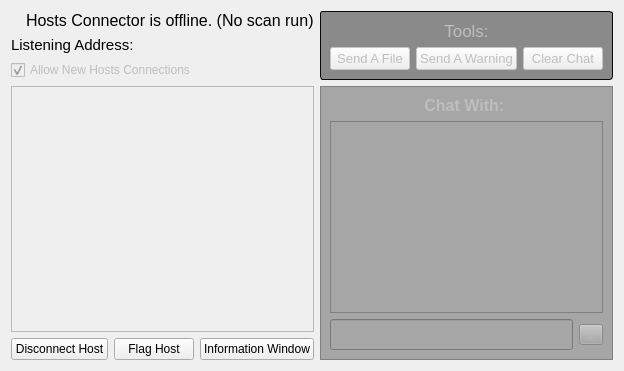
      <widget class="QWidget" name="connected_hosts_screen">
       <layout class="QGridLayout" name="gridLayout_3">
        <item row="0" column="0" rowspan="2">
         <layout class="QVBoxLayout" name="verticalLayout_8">
          <item>
           <layout class="QHBoxLayout" name="horizontalLayout_10">
            <item>
             <widget class="QLabel" name="status_image_label">
              <property name="sizePolicy">
               <sizepolicy hsizetype="Maximum" vsizetype="Maximum">
                <horstretch>0</horstretch>
                <verstretch>0</verstretch>
               </sizepolicy>
              </property>
              <property name="maximumSize">
               <size>
                <width>40</width>
                <height>40</height>
               </size>
              </property>
              <property name="text">
               <string/>
              </property>
              <property name="pixmap">
               <pixmap>../../icons/red_dot.png</pixmap>
              </property>
              <property name="scaledContents">
               <bool>true</bool>
              </property>
              <property name="alignment">
               <set>Qt::AlignRight|Qt::AlignTrailing|Qt::AlignVCenter</set>
              </property>
             </widget>
            </item>
            <item>
             <widget class="QLabel" name="status_label">
              <property name="sizePolicy">
               <sizepolicy hsizetype="Minimum" vsizetype="Preferred">
                <horstretch>0</horstretch>
                <verstretch>0</verstretch>
               </sizepolicy>
              </property>
              <property name="font">
               <font>
                <pointsize>12</pointsize>
               </font>
              </property>
              <property name="text">
               <string>Hosts Connector is offline. (No scan run)</string>
              </property>
             </widget>
            </item>
           </layout>
          </item>
          <item>
           <widget class="QLabel" name="listening_address_label">
            <property name="font">
             <font>
              <pointsize>11</pointsize>
             </font>
            </property>
            <property name="text">
             <string>Listening Address:</string>
            </property>
           </widget>
          </item>
          <item>
           <layout class="QHBoxLayout" name="horizontalLayout_11">
            <item>
             <widget class="QCheckBox" name="allow_new_hosts_connections_checkbox">
              <property name="enabled">
               <bool>false</bool>
              </property>
              <property name="text">
               <string>Allow New Hosts Connections</string>
              </property>
              <property name="checked">
               <bool>true</bool>
              </property>
             </widget>
            </item>
           </layout>
          </item>
          <item>
           <widget class="QListWidget" name="connected_hosts_listWidget">
            <property name="enabled">
             <bool>false</bool>
            </property>
            <property name="sizePolicy">
             <sizepolicy hsizetype="Preferred" vsizetype="MinimumExpanding">
              <horstretch>0</horstretch>
              <verstretch>0</verstretch>
             </sizepolicy>
            </property>
            <property name="styleSheet">
             <string notr="true">font: 11pt &quot;MS Shell Dlg 2&quot;;</string>
            </property>
            <property name="iconSize">
             <size>
              <width>24</width>
              <height>24</height>
             </size>
            </property>
           </widget>
          </item>
          <item>
           <layout class="QHBoxLayout" name="horizontalLayout_12">
            <item>
             <widget class="QPushButton" name="disconnect_host_button">
              <property name="enabled">
               <bool>true</bool>
              </property>
              <property name="text">
               <string>Disconnect Host</string>
              </property>
             </widget>
            </item>
            <item>
             <widget class="QPushButton" name="flag_host_button">
              <property name="enabled">
               <bool>true</bool>
              </property>
              <property name="text">
               <string>Flag Host</string>
              </property>
             </widget>
            </item>
            <item>
             <widget class="QPushButton" name="info_win_button">
              <property name="enabled">
               <bool>true</bool>
              </property>
              <property name="text">
               <string>Information Window</string>
              </property>
             </widget>
            </item>
           </layout>
          </item>
         </layout>
        </item>
        <item row="0" column="1">
         <widget class="QFrame" name="tools_frame">
          <property name="enabled">
           <bool>false</bool>
          </property>
          <property name="styleSheet">
           <string notr="true">QFrame {
	background-color: rgb(138, 138, 138);
	border-width: 1;
	border-radius: 3;
	border-style: solid;
	border-color: rgb(10, 10, 10)
}</string>
          </property>
          <property name="frameShape">
           <enum>QFrame::StyledPanel</enum>
          </property>
          <property name="frameShadow">
           <enum>QFrame::Raised</enum>
          </property>
          <layout class="QGridLayout" name="gridLayout_5">
           <item row="0" column="0">
            <layout class="QVBoxLayout" name="verticalLayout_7">
             <item>
              <widget class="QLabel" name="label">
               <property name="font">
                <font>
                 <family>Segoe UI</family>
                 <pointsize>13</pointsize>
                </font>
               </property>
               <property name="styleSheet">
                <string notr="true">border:none;</string>
               </property>
               <property name="text">
                <string>Tools:</string>
               </property>
               <property name="alignment">
                <set>Qt::AlignCenter</set>
               </property>
              </widget>
             </item>
             <item>
              <layout class="QHBoxLayout" name="horizontalLayout_8">
               <item>
                <widget class="QPushButton" name="send_file_button">
                 <property name="font">
                  <font>
                   <family>Segoe UI</family>
                   <pointsize>10</pointsize>
                  </font>
                 </property>
                 <property name="text">
                  <string>Send A File</string>
                 </property>
                </widget>
               </item>
               <item>
                <widget class="QPushButton" name="send_warning_button">
                 <property name="font">
                  <font>
                   <family>Segoe UI</family>
                   <pointsize>10</pointsize>
                  </font>
                 </property>
                 <property name="text">
                  <string>Send A Warning</string>
                 </property>
                </widget>
               </item>
               <item>
                <widget class="QPushButton" name="clear_host_chat_button">
                 <property name="font">
                  <font>
                   <family>Segoe UI</family>
                   <pointsize>10</pointsize>
                  </font>
                 </property>
                 <property name="text">
                  <string>Clear Chat</string>
                 </property>
                </widget>
               </item>
              </layout>
             </item>
            </layout>
           </item>
          </layout>
         </widget>
        </item>
        <item row="1" column="1">
         <widget class="QFrame" name="chat_frame">
          <property name="enabled">
           <bool>false</bool>
          </property>
          <property name="sizePolicy">
           <sizepolicy hsizetype="Expanding" vsizetype="Expanding">
            <horstretch>0</horstretch>
            <verstretch>0</verstretch>
           </sizepolicy>
          </property>
          <property name="styleSheet">
           <string notr="true">background-color: rgb(166, 166, 166);</string>
          </property>
          <property name="frameShape">
           <enum>QFrame::StyledPanel</enum>
          </property>
          <property name="frameShadow">
           <enum>QFrame::Raised</enum>
          </property>
          <layout class="QGridLayout" name="gridLayout_4">
           <item row="2" column="0">
            <widget class="QLineEdit" name="message_lineEdit">
             <property name="font">
              <font>
               <family>Microsoft Tai Le</family>
               <pointsize>12</pointsize>
              </font>
             </property>
            </widget>
           </item>
           <item row="1" column="0" colspan="2">
            <widget class="QListWidget" name="chat_listWidget">
             <property name="styleSheet">
              <string notr="true">font: 14pt &quot;Segoe UI&quot;;</string>
             </property>
            </widget>
           </item>
           <item row="2" column="1">
            <widget class="QToolButton" name="send_button">
             <property name="text">
              <string>...</string>
             </property>
             <property name="icon">
              <iconset>
               <normaloff>../../icons/send.png</normaloff>../../icons/send.png</iconset>
             </property>
            </widget>
           </item>
           <item row="0" column="0" colspan="2">
            <widget class="QLabel" name="chat_with_label">
             <property name="font">
              <font>
               <family>Segoe UI</family>
               <pointsize>12</pointsize>
               <weight>75</weight>
               <bold>true</bold>
              </font>
             </property>
             <property name="text">
              <string>Chat With: </string>
             </property>
             <property name="alignment">
              <set>Qt::AlignCenter</set>
             </property>
            </widget>
           </item>
          </layout>
         </widget>
        </item>
       </layout>
      </widget>
